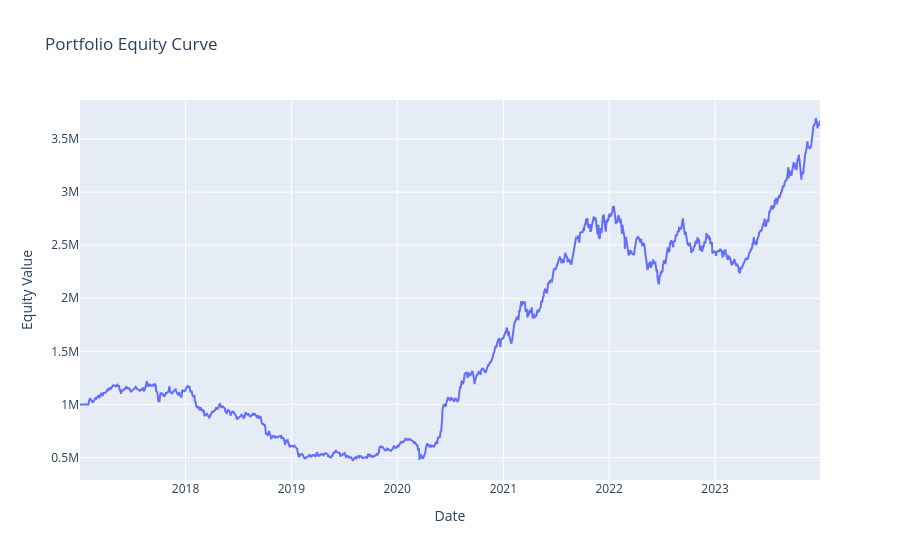

Here is the notebook cell this chart was saved with:
### Code cell
equity = portfolio.value()

fig = go.Figure()

fig.add_trace(
    go.Scatter(
        x=equity.index,
        y=equity.values,
        mode="lines",
        name="Portfolio Equity"
    )
)

fig.update_layout(
    title="Portfolio Equity Curve",
    xaxis_title="Date",
    yaxis_title="Equity Value",
    hovermode="x unified"
)

fig.show()

### Figure 1 — Plotly figure (JSON) as saved in the notebook; plotly's stock layout.template omitted (floating-point values rounded to 4 significant figures; data arrays with more than 128 entries replaced by an {"elided": "..."} marker saying what was removed)
{"data": [{"mode": "lines", "name": "Portfolio Equity", "type": "scatter", "x": {"elided": "1729 str values"}, "y": {"elided": "1729 float values"}}], "layout": {"hovermode": "x unified", "title": {"text": "Portfolio Equity Curve"}, "xaxis": {"title": {"text": "Date"}}, "yaxis": {"title": {"text": "Equity Value"}}}}
